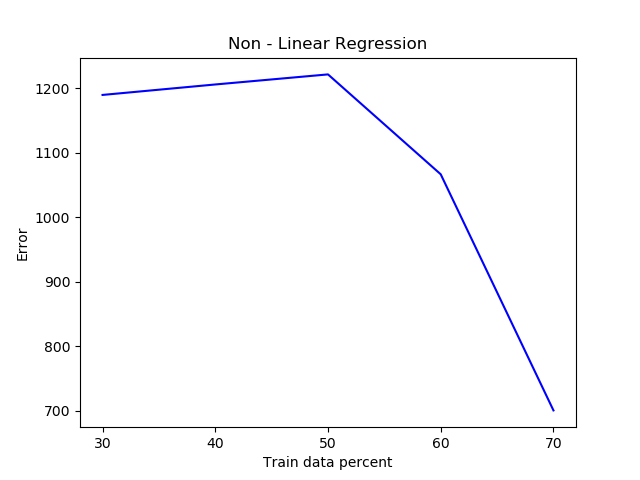

This chart was generated by the following Python code:
from random import choice 
from numpy import array, dot, random, asmatrix, transpose
from numpy.linalg import pinv
import matplotlib.pyplot as plt
import csv

f = open("winequality-white.csv", "r")
lines = f.readlines()

att1 = []
att2 = []
att3 = []
att4 = []
att5 = []
att6 = []
att7 = []
att8 = []
att9 = []
att10 = []
att11 = []
res = []

for x in lines[1:]:
	
	att1.append(float(x.split(';')[0]))
	att2.append(float(x.split(';')[1]))
	att3.append(float(x.split(';')[2]))
	att4.append(float(x.split(';')[3]))
	att5.append(float(x.split(';')[4]))
	att6.append(float(x.split(';')[5]))
	att7.append(float(x.split(';')[6]))
	att8.append(float(x.split(';')[7]))
	att9.append(float(x.split(';')[8]))
	att10.append(float(x.split(';')[9]))
	att11.append(float(x.split(';')[10]))
	res.append(float(x.split(';')[11]))

data = []

for x in range(len(att1)):
	data.append((array([att1[x], att2[x], att3[x], att4[x], att5[x], att6[x], att7[x], att8[x], att9[x], att10[x], att11[x]]), res[x]))

num = [30,40,50,60,70]
err = []

train = []
test = []

n=(30*4898)/100

for i in range(n):
	train.append(data[i])
	
for i in range(n,4898):
	test.append(data[i])


mx = []
my = []

for i in range(len(train)):
	mx.append(train[i][0])

for i in range(len(train)):
	my.append(train[i][1])


y_train = asmatrix(my).astype("float")

w = transpose(pinv(mx) * transpose(y_train))

sum = 0

for i in range(len(test)):
	x, expected = test[i]
	x = x**2
	result = dot(w, x)	
	sum += (result-expected)*(result-expected)

e1 = float(sum/3430)

print(e1)

err.append(e1)

train = []
test = []

n=(40*4898)/100


for i in range(n):
	train.append(data[i])
	
for i in range(n,4898):
	test.append(data[i])


mx = []
my = []

for i in range(len(train)):
	mx.append(train[i][0])

for i in range(len(train)):
	my.append(train[i][1])


y_train = asmatrix(my).astype("float")

w = transpose(pinv(mx) * transpose(y_train))

sum = 0

for i in range(len(test)):
	x, expected = test[i]
	x = x**2
	result = dot(w, x)	
	sum += (result-expected)*(result-expected)

e2 = float(sum/3430)

print(e2)

err.append(e2)

train = []
test = []

n=(50*4898)/100

for i in range(n):
	train.append(data[i])
	
for i in range(n,4898):
	test.append(data[i])


mx = []
my = []

for i in range(len(train)):
	mx.append(train[i][0])

for i in range(len(train)):
	my.append(train[i][1])


y_train = asmatrix(my).astype("float")

w = transpose(pinv(mx) * transpose(y_train))

sum = 0

for i in range(len(test)):
	x, expected = test[i]
	x = x**2
	result = dot(w, x)	
	sum += (result-expected)*(result-expected)

e3 = float(sum/3430)

print(e3)

err.append(e3)

train = []
test = []

n=(60*4898)/100

for i in range(n):
	train.append(data[i])
	
for i in range(n,4898):
	test.append(data[i])


mx = []
my = []

for i in range(len(train)):
	mx.append(train[i][0])

for i in range(len(train)):
	my.append(train[i][1])


y_train = asmatrix(my).astype("float")

w = transpose(pinv(mx) * transpose(y_train))

sum = 0

for i in range(len(test)):
	x, expected = test[i]
	x = x**2
	result = dot(w, x)	
	sum += (result-expected)*(result-expected)

e4 = float(sum/3430)

print(e4)

err.append(e4)

train = []
test = []

n=(70*4898)/100


for i in range(n):
	train.append(data[i])
	
for i in range(n,4898):
	test.append(data[i])


mx = []
my = []

for i in range(len(train)):
	mx.append(train[i][0])

for i in range(len(train)):
	my.append(train[i][1])


y_train = asmatrix(my).astype("float")

w = transpose(pinv(mx) * transpose(y_train))

sum = 0

for i in range(len(test)):
	x, expected = test[i]
	x = x**2
	result = dot(w, x)	
	sum += (result-expected)*(result-expected)

e5 = float(sum/3430)

print(e5)

err.append(e5)

print(num)

plt.xticks(num) 
plt.title("Non - Linear Regression")
plt.xlabel("Train data percent")
plt.ylabel("Error")

plt.plot(num, err, 'b')
plt.show()
